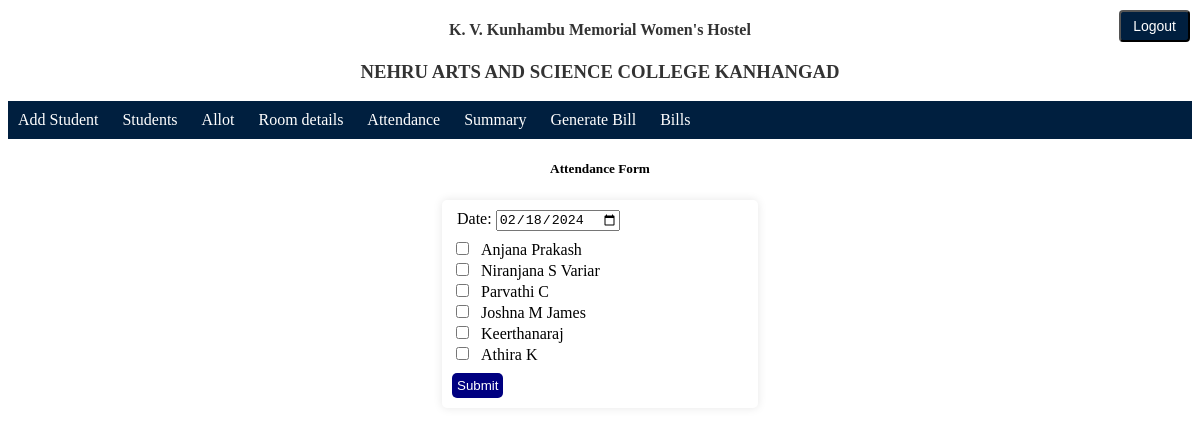
Page /attendance/ (signed in) on the earlier database version.
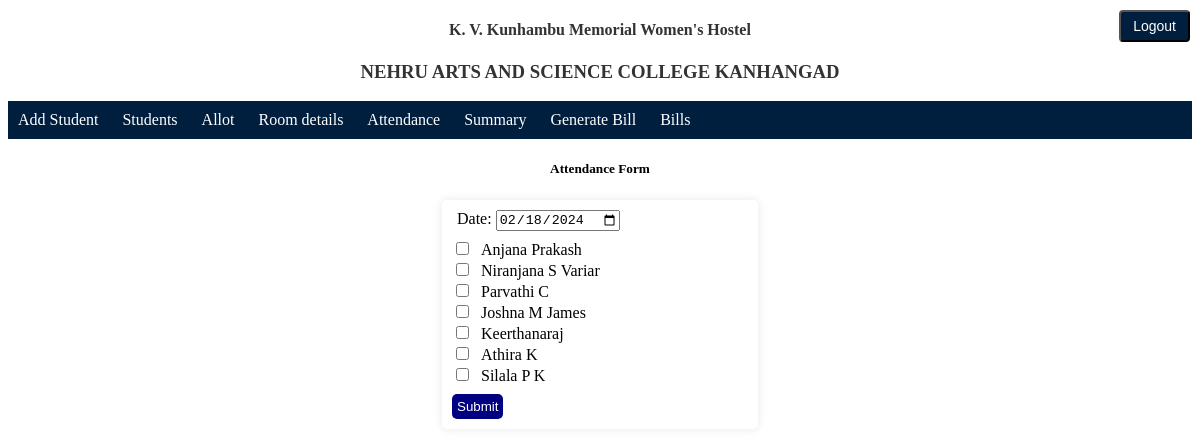
Same page on the later database version.
### hostel/models.py (models this page shows, shortened)
class Student(models.Model):
    name = models.CharField(max_length=50, unique=True)
    obc = 'OBC'
    oec = 'OEC'
    gen = 'GENERAL'
    sc = 'SC'
    st = 'ST'
    category_choices = [(obc,'OBC'),(oec,'OEC'),(gen,"GENERAL"),(sc,'SC'),(st,'ST')]
    category = models.CharField(max_length=20,choices=category_choices)
    pgm_id = models.ForeignKey(Programme,on_delete=models.CASCADE)
    yes = 'YES'
    no = 'NO'
    egrantz_choice = [(yes,'Yes'),(no,'No')]  #Change is needed No to NO
    E_Grantz = models.CharField(max_length = 10,choices=egrantz_choice)

### hostel/views.py (the view, shortened to what this page needs)
# urls.py: path('attendance/',views.mark_attendance,name='mark_attendance'),
@login_required()
def mark_attendance(request):
    today = date.today()  # Get today's date
    att = {
        'attendance': Student.objects.all(),
        'today': today.strftime('%Y-%m-%d')  # Format today's date as a string
    }
    return render(request, 'hostel/attendance.html', att)

### hostel/templates/hostel/attendance.html (shortened to what this page needs)
{% extends 'base.html' %}
{% block content %}
<h5>Attendance Form</h5>
<div class="attendance-validation">
    <div class="attendance-form">
        <form action="{% url 'mark_attendance' %}" method="post">
            <label for="date">Date:</label>
            <input type="date" id="date" name="date" value="{{ today }}"> <br>
            {% for i in attendance %}
                <input type="checkbox" id="{{ i.name }}" name="name" value="{{ i.name }}">
                <label for="{{ i.name }}">{{ i.name }}</label>
                <br>
            {% endfor %}
            <input type="submit" value="Submit">
        </form>
    </div>
</div>
{% endblock %}

Differences in the rows shown:
added Student: name "Silala P K"
